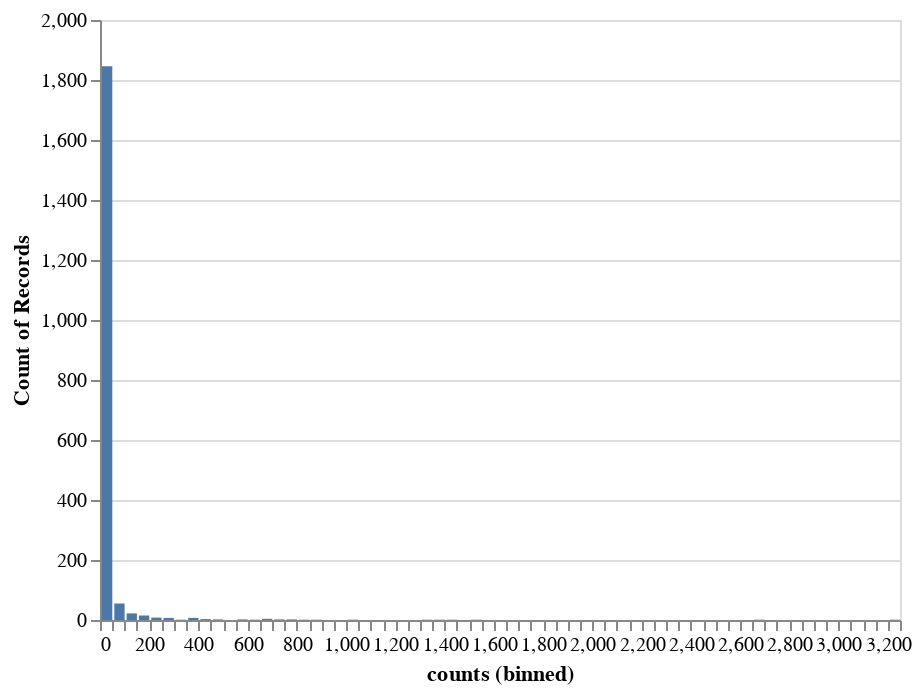

Notebook code cell kept with this figure:
### Code cell
alt.Chart(issue_comments_counts).mark_bar().encode(
    alt.X('counts', bin=alt.Bin(maxbins=100)),
    y='count()'
)

### Figure 1 — Vega-Lite specification as saved in the notebook (floating-point values rounded to 4 significant figures; data arrays with more than 128 entries replaced by an {"elided": "..."} marker saying what was removed)
{"$schema": "https://vega.github.io/schema/vega-lite/v4.8.1.json", "config": {"view": {"continuousHeight": 300, "continuousWidth": 400}}, "data": {"name": "data-55c27584c08d475d443e83ce73f8e1a2"}, "datasets": {"data-55c27584c08d475d443e83ce73f8e1a2": {"elided": "1986 records"}}, "encoding": {"x": {"bin": {"maxbins": 100}, "field": "counts", "type": "quantitative"}, "y": {"aggregate": "count", "type": "quantitative"}}, "mark": "bar"}
